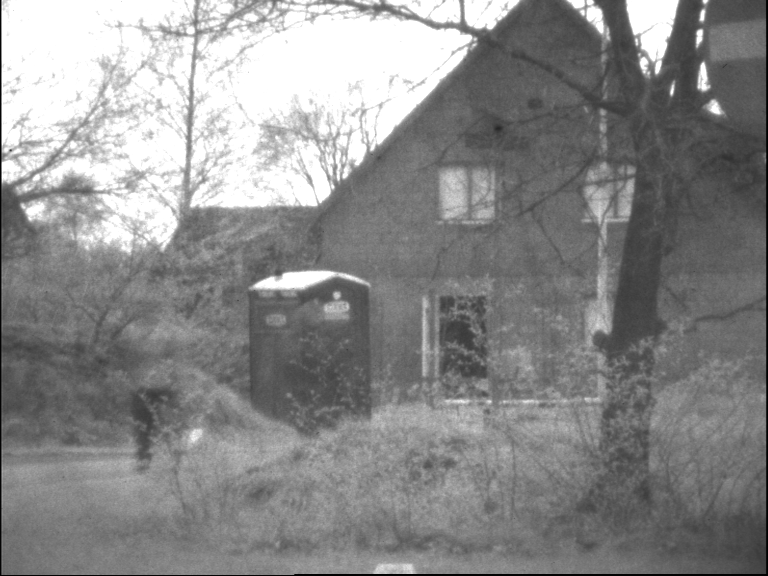
%> input picture fusionsource/TNO/Test_vi/1.bmp, 768 x 576 px; its folder holds only this picture in this run
$ octave evaluationTNOset.m   (GNU Octave 9; MATLAB toolbox functions it lacks are replaced by stand-ins)
%> lines starting %> are read from the running program, lines starting %| are printed output that depends on the picture; long printed decimals are rounded
### readTNOset.m
% readTNOset
%
for i=1:41
    name1 = num2str(i,'fusionsource/TNO/Test_vi/%d.bmp');

    name2 =num2str(i,'fusionsource/TNO/Test_ir/%d.bmp');

    fusename = num2str(i,'fusionresult/TNO/%d.png');  %
%     fusename = num2str(i,'fusionresult/TNO_CNNOP (800)/%d.png');

    namelist(i).vis = name1;
    namelist(i).nir = name2;
    namelist(i).fusion =fusename;

end

### fusion_evaluation/information_entropy.m
function entropyR=information_entropy(grey_matrix,grey_level)
% compute the shannon information entropy of the image

[row,column]=size(grey_matrix);
total=row*column;
% grey_level=256
%%%%%%%%%%%%%%%%%%%%%%%%%%%%%%%%%%%%%%%%%%%%%%%%%%%%%%%%%%%%%%%
counter=zeros(1,grey_level);
grey_matrix=grey_matrix+1;
for i=1:row
    for j=1:column
        indexx=grey_matrix(i,j);
        counter(indexx)=counter(indexx)+1;
    end
end
total=sum(counter(:));
index=find(counter~=0);
p=counter/total;
entropyR=sum(sum(-p(index).*log2(p(index))));
%%%%%%%%%%%%%%%%%%%%%%%%%%%%%%%%%%%%%%%%%%%%%%%%%%%%%%%%%%%%%%%

### fusion_evaluation/avg_gradient.m
function outval = avg_gradient(img)
% OUTVAL = AVG_GRADIENT(IMG)

if nargin == 1
    img = double(img);
    % Get the size of img
    [r,c,b] = size(img);
    dx = 1;
    dy = 1;
    for k = 1 : b
        band = img(:,:,k);
        [dzdx,dzdy] = gradient(band,dx,dy);
        s = sqrt((dzdx .^ 2 + dzdy .^2) ./ 2);
        g(k) = sum(sum(s)) / ((r - 1) * (c - 1));
    end
    outval = mean(g);
else
    error('Wrong number of input!');
end

### fusion_evaluation/edge_intensity.m
function outval = edge_intensity(img)
% OUTVAL = EDGE_INTENSITY(IMG)

if nargin == 1
    img = double(img);
    % Create horizontal sobel matrix
    w = fspecial('sobel');

    % Get the size of img
    [r c k] = size(img);

    gx = imfilter(img,w,'replicate');
    gy = imfilter(img,w','replicate');

    for m = 1 : r
        for n = 1 : c
            for q = 1 : k
                g(m,n,q) = sqrt(gx(m,n,q)*gx(m,n,q) + gy(m,n,q)*gy(m,n,q));
            end
        end
    end
    outval = mean(mean(mean(g)));
else
    error('Wrong number of input!');
end

### fusion_evaluation/variance.m
function [img_mean, img_var] = variance(img)
%VARIANCE Calculate the grayscale mean and standard deviation of the image.
%   [img_mean,img_var] = VARIANCE(img) calculates the mean and standard
%   deviation of the image, parameter img is an array containing the image
%   data.
%
%   The return value img_mean is the grayscale mean  of the image, and the
%   return value img_var is the standard deviation of the image.
%   计算图像的灰度均值和标准差。

img = double(img);
% Get rows and colums of img
[r, c] = size(img);

% Mean value
img_mean = mean(mean(img));

% Variance
[~, c_mean] = size(img_mean);
%   If the source image is a grayscale image
if c_mean == 1
    img_var = sqrt(sum(sum((img - img_mean).^2)) / (r * c ));
%   If the source image is a truecolor image
else if c_mean == 3
        img_mean = mean(img_mean);
        img_var = mean(sqrt(sum(sum((img - img_mean).^2)) / (r * c )));
    end
end
end

### fusion_evaluation/Evaluation.m
function Result=Evaluation(grey_matrixA,grey_matrixB,fusion_matrix,grey_level)
%建议输入图像的尺度时0-255
if mod(size(grey_matrixA,1),8) == 0 && mod(size(grey_matrixA,2),8) == 0
    blk_size = 8;
else
    blk_size = gcd(size(grey_matrixA,1),size(grey_matrixA,2));
end

Result=zeros(1,17);
Result(1,1)=information_entropy(fusion_matrix,grey_level);  %融合图像的信息熵
fprintf('信息熵：%f\n',Result(1,1));
Result(1,2)=avg_gradient(fusion_matrix);                    %平均梯度
fprintf('平均梯度：%f\n',Result(1,2));
Result(1,3)=edge_intensity(fusion_matrix);                  %边缘强度
fprintf('边缘强度：%f\n',Result(1,3));
[img_mean, img_var] = variance(fusion_matrix);             %灰度均值，标准差(均方差MSE)
Result(1,4)=img_var;
Result(1,5)=img_mean;
fprintf('标准差：%f\n',Result(1,4));
fprintf('灰度均值：%f\n', Result(1,5));
Result(1,6)=figure_definition(fusion_matrix);               %图像清晰度
fprintf('图像清晰度：%f\n',Result(1,6));
Result(1,7)=mutural_information(grey_matrixA,grey_matrixB,fusion_matrix,grey_level);    %互信息
fprintf('互信息：%f\n',Result(1,7));
Result(1,8)=Qabf(grey_matrixA,grey_matrixB,fusion_matrix);     %边缘关联
fprintf('Qabf：%f\n',Result(1,8));
q01 = Q0(grey_matrixA,fusion_matrix,blk_size);
q02 = Q0(grey_matrixB,fusion_matrix,blk_size);
Result(1,9)=(q01 + q02)/2;   %通用图像质量指数
fprintf('Q0：%f\n', Result(1,9));
Result(1,10)=Qw(grey_matrixA,grey_matrixB,fusion_matrix,blk_size);     %加权融合质量指数
fprintf('Qw：%f\n', Result(1,10));
Result(1,11)=Qe(grey_matrixA,grey_matrixB,fusion_matrix,blk_size,Result(1,10)); %%%边缘相关融合质量指数
fprintf('Qe：%f\n',Result(1,11));
% Result(1,12)=(psnr(grey_matrixA,fusion_matrix)+psnr(grey_matrixB,fusion_matrix))/2;
Result(1,12)=(psnr(grey_matrixA,fusion_matrix)+psnr(grey_matrixB,fusion_matrix))/2;
fprintf('psnr:%f\n',Result(1,12));
Result(1,13)=fmi(grey_matrixA,grey_matrixB,fusion_matrix,'none',3);
fprintf('FMI:%f\n',Result(1,13));
[ssimval_A, ssimmap_A] = ssim(fusion_matrix,grey_matrixA);
[ssimval_B, ssimmap_B] = ssim(fusion_matrix,grey_matrixB);
Result(1,14)=(ssimval_A+ssimval_B)/2;
fprintf('SSIM:%f\n',Result(1,14));
Result(1,15)=spatial_freqency(fusion_matrix);
fprintf('SF:%f\n',Result(1,15));
Result(1,16)=(RMSE(fusion_matrix,grey_matrixA)+RMSE(fusion_matrix,grey_matrixB))/2;
fprintf('RMSE:%f\n',Result(1,16));
Result(1,17)=(correlation_coeffient(grey_matrixA,fusion_matrix)+correlation_coeffient(grey_matrixB,fusion_matrix))/2;
fprintf('CC:%f\n',Result(1,17));

### fusion_evaluation/figure_definition.m
function G=figure_definition(X)
%X=imread('SIDWT with Haar.bmp');
% X=X(1:128,1:128);
% X=image2;
X=double(X);
%%%%%%%%
[s,t]=size(X);
n=s*t;
m=1;
for i=1:(s-1)
    for j=1:(t-1)
        x=X(i,j)-X(i,j+1);
        y=X(i,j)-X(i+1,j);
        z(m,1)=sqrt((x.^2+y.^2)/2);
        m=m+1;
    end
end
G=sum(z)/n;                                    %计算融合后图像清晰度 G；

### evaluationTNOset.m
    clc
    clear all
close all


method = 0; % 0
if method == 0
    addpath 'fusion_evaluation';
   readTNOset;
   indexs = [1:1:41];
    evnames={'EN'};
    evnames ={evnames, 'avgradient','edgestrength','sd', 'avgray', 'imagesharp', 'MI', 'Qabf', 'Q0', 'Qw', 'Qe', 'PSNR', 'FMI', 'SSIM', 'SF', 'RMSE','CC'};
%     xlswrite('TNO.xlsx',indexs,1,'b1:v1');
    for i=1:17
        xlswrite('TNO.xlsx',cellstr(evnames{i}),1,['a',num2str(i+1)]);
    end

   alph = 'a':'z';
    cellheads={};
    for i=1:26 %26
        cellheads{i} =strcat(alph(i));
    end
    for i=1:26  %52
        cellheads{i+26} =strcat('a', alph(i)) ;
    end

    for i=1:41
        i
        visfilename = namelist(i).vis;
        imgvis  = imread(visfilename);
%> imgvis is the input picture: size 576x768 uint8; min 0, max 255, mean 137.8
        nirfilename = namelist(i).nir;
        imgir = imread(nirfilename);
        fusionname =  namelist(i).fusion;
        imgfusion = imread(fusionname);

        vresult = Evaluation(imgir,imgvis,imgfusion,256);
%> after the loop in information_entropy, `for i=1:row`: counter = 256 values, max 52677 at index 255, min 0 at index 41, mean 1728
%> in information_entropy, `index=find(counter~=0);`: index = 251 values from 1 to 255
%> in information_entropy, `p=counter/total;`: p = 256 values, max 0.119 at index 255, min 0 at index 41, mean 0.00391
%> in information_entropy, `entropyR=sum(sum(-p(index).*log2(p(index))));`: entropyR = 6.77
%| 信息熵：6.769
%> the loop in avg_gradient, `for k = 1 : b` made 1 pass
%> pass 1, in avg_gradient, `[dzdx,dzdy] = gradient(band,dx,dy);`:
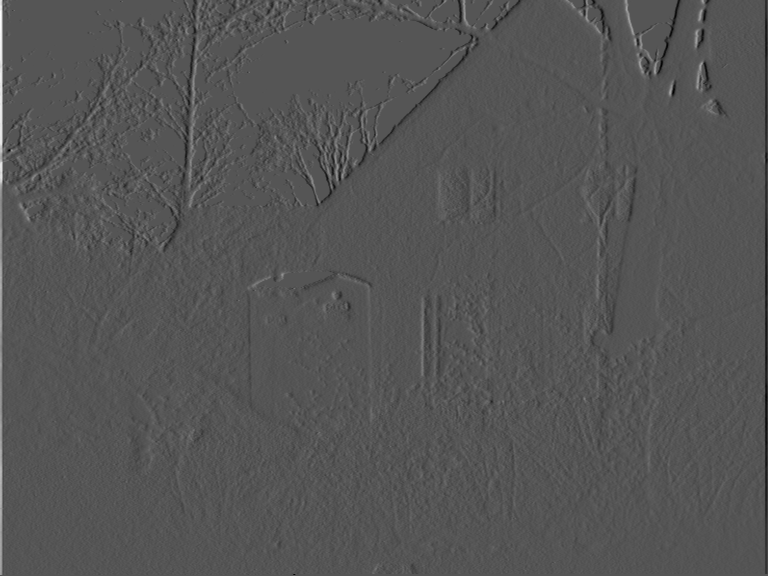
%> dzdx: size 576x768 double; min -75, max 150, mean 0; drawn with min black and max white
%> pass 1, in avg_gradient, `[dzdx,dzdy] = gradient(band,dx,dy);`:
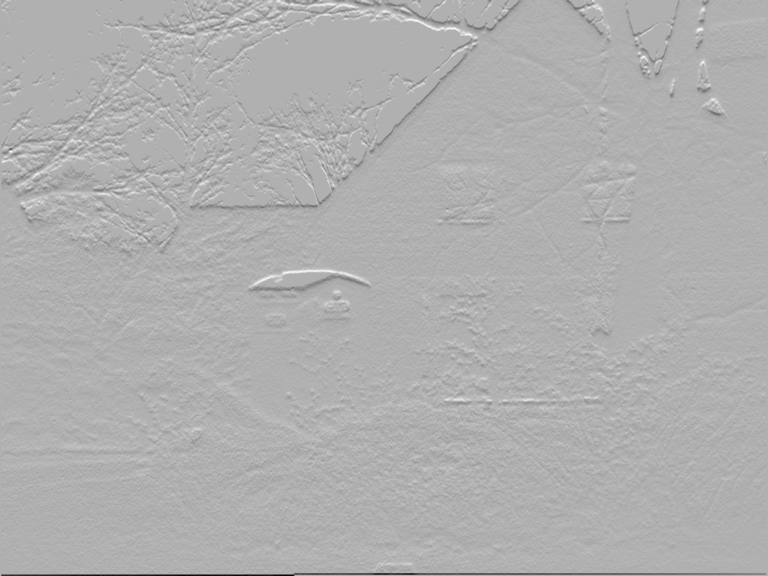
%> dzdy: size 576x768 double; min -141, max 63, mean -0.4; drawn with min black and max white
%> pass 1, in avg_gradient, `s = sqrt((dzdx .^ 2 + dzdy .^2) ./ 2);`:
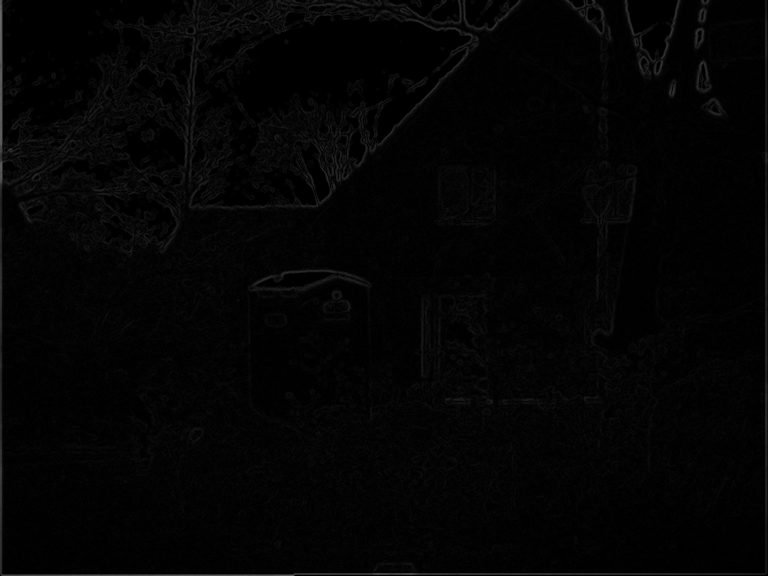
%> s: size 576x768 double; min 0, max 106.1, mean 4.3
%> in avg_gradient, `outval = mean(g);`: outval = 4.33
%| 平均梯度：4.332
%> in edge_intensity, `gx = imfilter(img,w,'replicate');`:
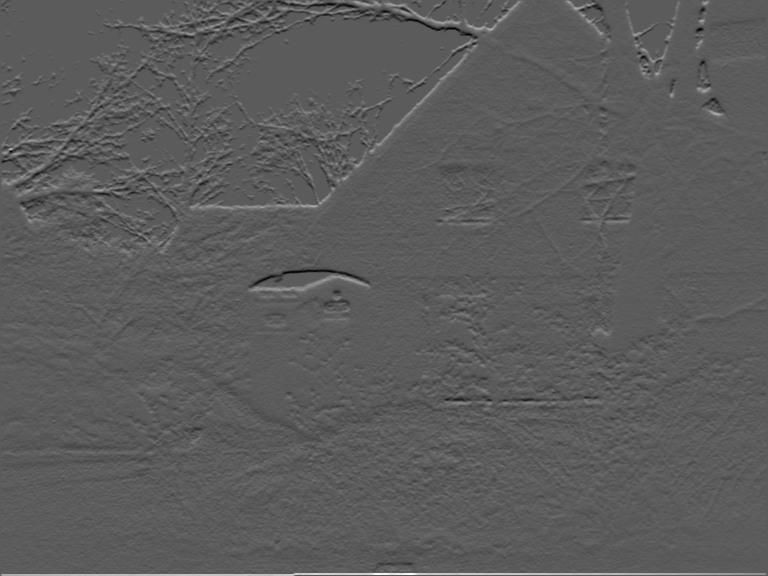
%> gx: size 576x768 double; min -466, max 830, mean 2.7; drawn with min black and max white
%> in edge_intensity, `gy = imfilter(img,w','replicate');`:
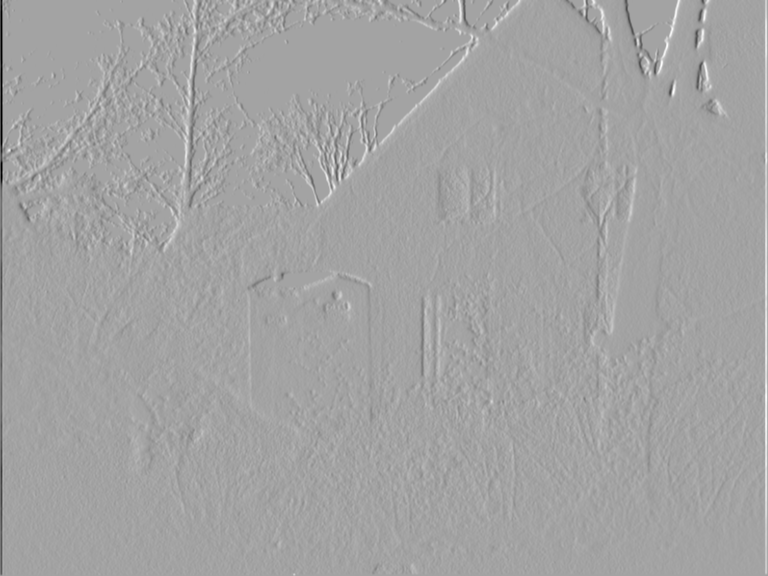
%> gy: size 576x768 double; min -1007, max 567, mean 0; drawn with min black and max white
%> after the loop in edge_intensity, `for m = 1 : r`:
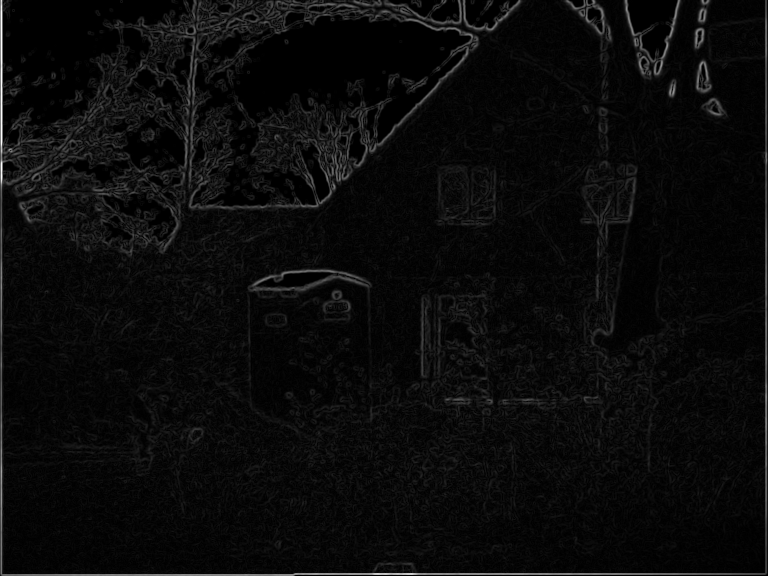
%> g: size 576x768 double; min 0, max 1007, mean 43.8; drawn with min black and max white
%> in edge_intensity, `outval = mean(mean(mean(g)));`: outval = 43.77
%| 边缘强度：43.770
%> in variance, `img_mean = mean(mean(img));`: img_mean = 137.8
%> in variance, `img_var = sqrt(sum(sum((img - img_mean).^2)) / (r * c ));`: img_var = 57.74
%> in Evaluation, `[img_mean, img_var] = variance(fusion_matrix);`: img_mean = 137.8; img_var = 57.74
%| 标准差：57.740
%| 灰度均值：137.795
%> (the run ends here)
